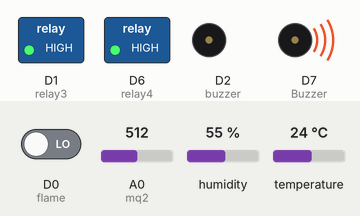
The sketch below on a simulated ESP8266 (NodeMCU). Shown: switched loads named in the sketch (green lamp = pin HIGH), buzzer (waves = sounding, pin HIGH). The inputs (shaded band) are chosen by the test bench; at power-on: A0 (mq2) = 512, D0 (flame) LOW, humidity 55 %, temperature 24 °C. WiFi joins after 1.5 s; servers stay silent unless stated.

Above: at 3.0 s.
3.1 s: A0 (mq2) set to 790
5.0 s: A0 (mq2) set to 819
At 6.7 s:
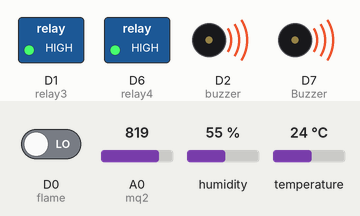
7.3 s: D0 (flame) driven HIGH
At 8.6 s:
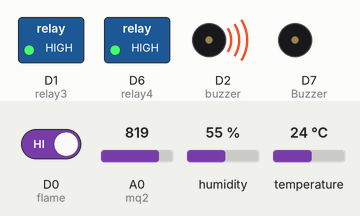
9.3 s: D0 (flame) driven LOW
At 10.1 s:
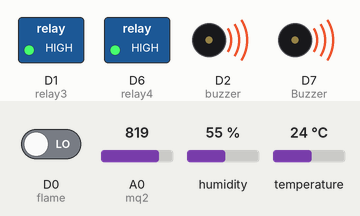
Timing chart, 0 to 12.3 s (numbered marks = the images above; inputs shaded):
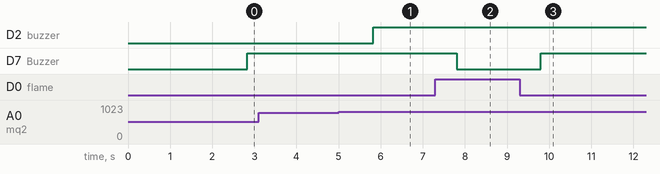

Measured:
- the behaviour switches between 800 and 801 on A0 (mq2) (found by bisection; images 0 and 1)
- after the input at 3.1 s, every drawn part: stays the same
- after the input at 5.0 s, D2 (buzzer): LOW → HIGH after 0.83 s
- after the input at 7.3 s, D7 (Buzzer): HIGH → LOW after 0.50 s
- after the input at 9.3 s, D7 (Buzzer): LOW → HIGH after 0.51 s

The sketch:

FIRE_DETECTION_ROBOT.ino
```cpp
#define BLYNK_TEMPLATE_ID "TMPLl2PCO9yq"
#define BLYNK_TEMPLATE_NAME "FIRE DETECTION ROBOT"
#define BLYNK_AUTH_TOKEN "wxPp31AFasTmtTS10KnkOpswZkbrqXTp"
#define BLYNK_PRINT Serial // Comment this out to disable prints and save space
#include <SPI.h>
#include <ESP8266WiFi.h>
#include <BlynkSimpleEsp8266.h>
#include <DHT.h>
#define BLYNK_PRINT Serial // Comment this out to disable prints and save space
int buzzer = D2;
#define Buzzer D7
#define flame D0
// You should get Auth Token in the Blynk App.
// Go to the Project Settings (nut icon).
char auth[] = "wxPp31AFasTmtTS10KnkOpswZkbrqXTp"; //Enter the Auth code which was send by Blink
// Your WiFi credentials.
// Set password to "" for open networks.
char ssid[] = "temp"; //Enter your WIFI Name
char pass[] = "temp12345"; //Enter your WIFI Password
#define DHTPIN 2 // Digital pin 4
int mq2 = A0; // smoke sensor is connected with the analog pin A0
int data = 0;
// Uncomment whatever type you're using!
#define DHTTYPE DHT11 // DHT 11
//#define DHTTYPE DHT22 // DHT 22, AM2302, AM2321
//#define DHTTYPE DHT21 // DHT 21, AM2301
int relay3 = 5; // D1 pin
int relay4 = 12; // D6 pin
DHT dht(DHTPIN, DHTTYPE);
SimpleTimer timer;
// This function sends Arduino's up time every second to Virtual Pin (5).
// In the app, Widget's reading frequency should be set to PUSH. This means
// that you define how often to send data to Blynk App.
void sendSensor()
{
  float h = dht.readHumidity();
  float t = dht.readTemperature(); // or dht.readTemperature(true) for Fahrenheit
  if (isnan(h) || isnan(t)) {
    Serial.println("Failed to read from DHT sensor!");
    return;
  }
  // You can send any value at any time.
  // Please don't send more that 10 values per second.
  Blynk.virtualWrite(V1, h); //V1 is for Humidity
  Blynk.virtualWrite(V0, t); //V0 is for Temperature
}
void setup()
{
  Serial.begin(9600); // See the connection status in Serial Monitor
  Blynk.begin(auth, ssid, pass);
  pinMode(Buzzer, OUTPUT);
  pinMode(flame, INPUT);
  pinMode(buzzer, OUTPUT);
  dht.begin();
  pinMode(relay3,OUTPUT);
  digitalWrite(relay3, HIGH);
  pinMode(relay4,OUTPUT);
  digitalWrite(relay4, HIGH);
  // Setup a function to be called every second
  timer.setInterval(1000L, sendSensor);
  timer.setInterval(1000L, getSendData);
  timer.setInterval(1000L, flamesensor);
  }
void loop()
{
  Blynk.run(); // Initiates Blynk
  timer.run(); // Initiates SimpleTimer
}
void flamesensor() {
  bool value = digitalRead(flame );
  if (value == 1) {
    digitalWrite(Buzzer, LOW);
  } else if (value == 0) {
    Blynk.logEvent("fire", "Fire was detected");
    digitalWrite(Buzzer, HIGH);
  }
}
void getSendData()
{
data = analogRead(mq2);
  Blynk.virtualWrite(V2, data);
  if (data > 800 )
  {
     digitalWrite(buzzer, HIGH);
    Blynk.logEvent("smoke", "Smoke Detected!");
  }
}
```
